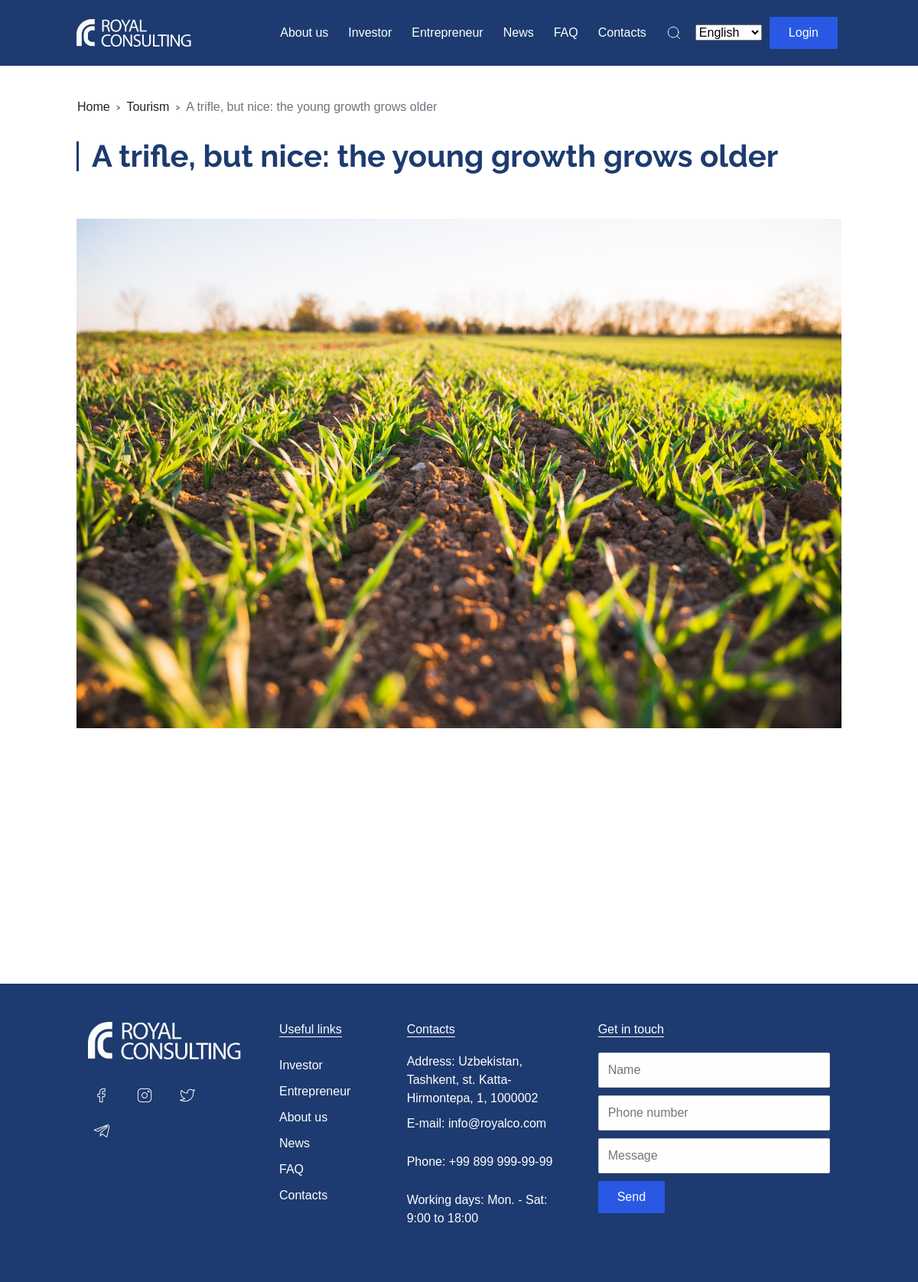
The page /info/news/6842-9312/ on the database its author committed.
### infopages/models.py (models this page shows, shortened)
class NewsModel(models.Model):
    title = models.CharField(max_length=500, null=True, blank=True)
    body = RichTextField(null=True, blank=True)
    little_image = models.ImageField(upload_to=upload_location, null=True, blank=True)
    main_image = models.ImageField(upload_to=upload_location, null=True, blank=True)
    date_published = models.DateTimeField(auto_now_add=True, verbose_name="date published")
    slug = models.SlugField(blank=True, unique=True)
    class Meta:
        ordering = ['-date_published']
    @property
    def mainimageURL(self):
        try:
            url = self.main_image.url
        except:
            url = ''
        return url

### infopages/views.py (the view)
# urls.py: path('news/<slug>/', detail_news_view, name="news-detail"),
def detail_news_view(request, slug):
    context = {}
    posts = get_object_or_404(NewsModel, slug=slug)
    context['posts'] = posts
    return render(request, 'pages/news_detail.html', context)

### infopages/templates/pages/news_detail.html (shortened to what this page needs)
{% extends 'base.html' %}
{% load static %}
{% load i18n %}
{% block content %}
    <section class="px-100 about">
        <div class="row">
            <ul class="breadcrumb">
                <li class="breadcrumb-item"><a href="#">Home</a></li>
                <li class="breadcrumb-item"><a href="#">Tourism</a></li>
                <li class="breadcrumb-item active">{{ posts.title }}</li>
            </ul>
        </div>
        <div class="row animation">
            <div class="col-lg-12 animation_top">
                <h1 class="section-title">{{ posts.title }}</h1>
                <img src="{{posts.mainimageURL}}" class="w-100 mt-50" alt="">
            </div>
        </div>
    </section>
{% endblock %}

### static/css/style.css (style rules this page uses)
* { margin: 0; -webkit-box-sizing: border-box; box-sizing: border-box; }
html, body { width: 100%; height: 100%; margin: 0; padding: 0; font-family: "Raleway", "Arial"; }
a { text-decoration: none !important; color: #222222; }
.px-100 { padding: 0 100px; }
.section-title { font-weight: bold; color: #1d3b70; position: relative; margin-left: 20px; }
.section-title::before { position: absolute; left: -20px; width: 3px; height: 80%; top: 50%; -webkit-transform: translateY(-50%); transform: translateY(-50%); content: ""; background: #1d3b70; }
.animation { -webkit-transition: all 0.1s; transition: all 0.1s; opacity: 0; }
.mt-50 { margin-top: 50px; }
.breadcrumb { background: none; margin-top: 30px; }
.breadcrumb .breadcrumb-item + .breadcrumb-item::before { content: "\203A"; font-size: 16px; font-weight: bold; }

### rows shown on the page
NewsModel: title "A trifle, but nice: the young growth grows older", mainimageURL (picture)

### other values the page prints
form field language "English"
